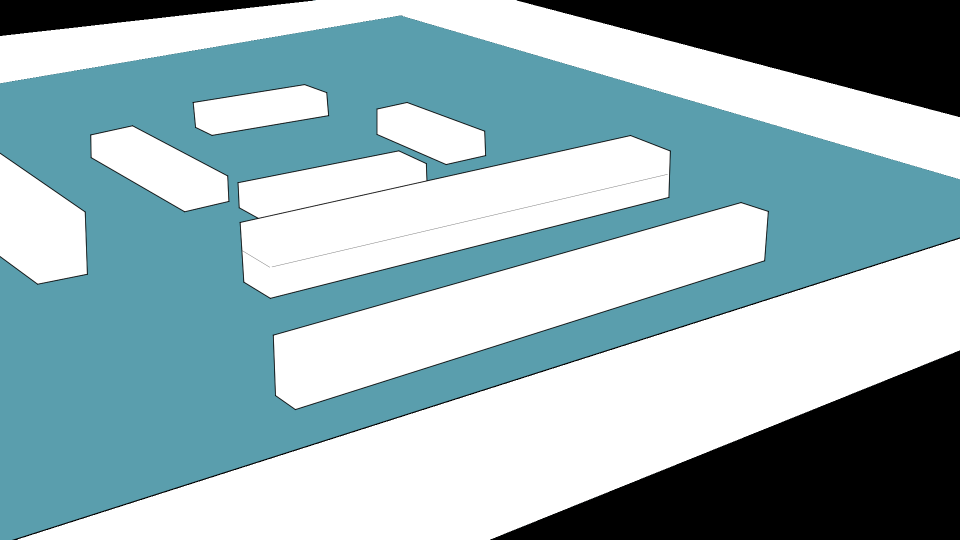
#> input picture images/sample/screenshot.png, 1920 x 1080 px (shown at 1/2 size)
$ python resize_screenshot.py
#> lines starting #> are read from the running program, lines starting #| are printed output that depends on the picture
#> further down, img is the input picture: shape (1080, 1920, 3); mean B, G, R 183.3, 177.5, 151.1
import numpy as np
import cv2

def resize_screenshot(img, save_name=None):
    """
    (1080, 1920) -> (160, 360)
    :param img: np.ndarray (1080, 1920, 3)
    :param save_name: str
    :return: np.ndarray (160, 360, 3)
    """
#> called with save_name = 'images/sample/screenshot_res.png'
    # 縮小
    ratio = 0.25
    img = cv2.resize(img, dsize=None, fx=ratio, fy=ratio)
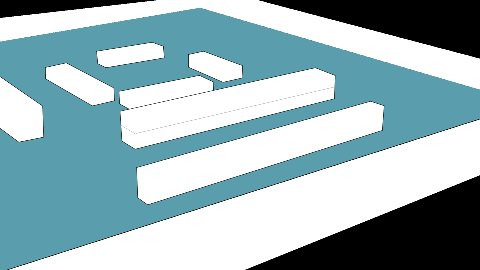
#> img: shape (270, 480, 3); mean of channels 0, 1, 2 183.3, 177.5, 151.1; drawn as B, G, R

    # 手牌付近切り出し
    img = img[70:230, 100:460, :]
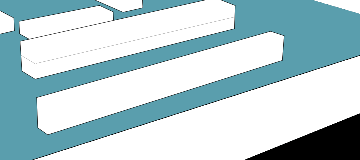
#> img: shape (160, 360, 3); mean of channels 0, 1, 2 210.3, 204.9, 180.6; drawn as B, G, R

    if save_name is not None:
        cv2.imwrite(save_name, img)

    return img

if __name__ == "__main__":
    # 画像の読み込み
    img = cv2.imread('images/sample/screenshot.png')
    # リサイズ
    img = resize_screenshot(img, save_name='images/sample/screenshot_res.png')
